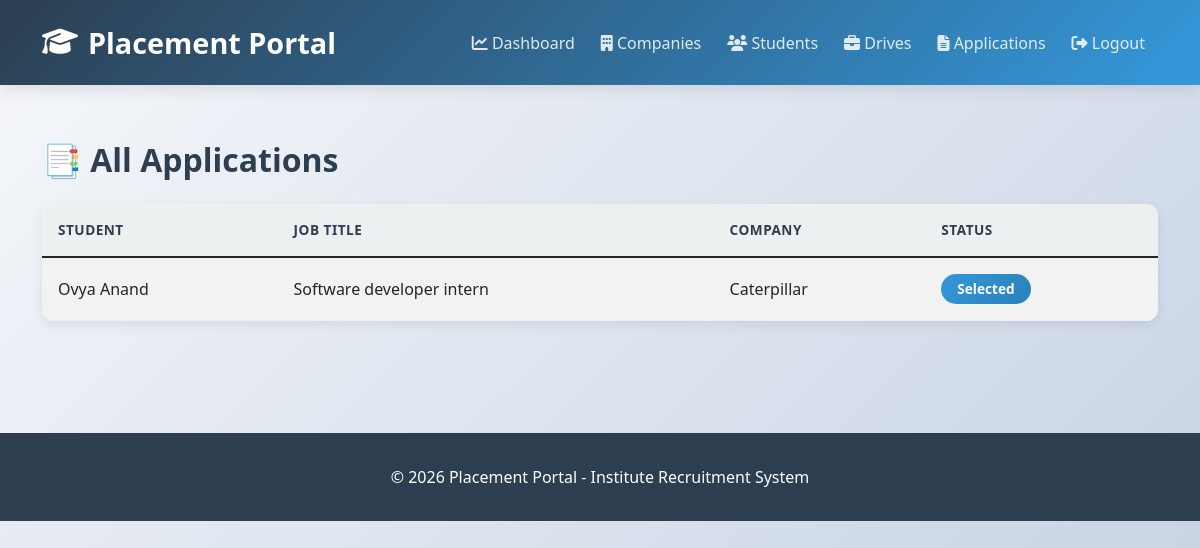
The page /admin/applications (signed in) on the database its author committed.
### app/models.py (models this page shows, shortened)
class Application(db.Model):
    __tablename__ = 'application'
    id = db.Column(db.Integer, primary_key=True)
    student_id = db.Column(db.Integer, db.ForeignKey('student.id'), nullable=False)
    drive_id = db.Column(db.Integer, db.ForeignKey('placement_drive.id'), nullable=False)
    application_status = db.Column(db.String(20), default='Applied')  # Applied, Shortlisted, Selected, Rejected
    application_date = db.Column(db.DateTime, default=datetime.utcnow)
    result_date = db.Column(db.DateTime)
    comments = db.Column(db.Text)

class Student(UserMixin, db.Model):
    __tablename__ = 'student'
    id = db.Column(db.Integer, primary_key=True)
    student_id = db.Column(db.String(20), unique=True, nullable=False)  # Roll number/ID
    name = db.Column(db.String(100), nullable=False)
    email = db.Column(db.String(100), unique=True, nullable=False)
    password_hash = db.Column(db.String(200), nullable=False)
    phone = db.Column(db.String(15))
    cgpa = db.Column(db.Float)
    branch = db.Column(db.String(50))
    year = db.Column(db.String(20))
    resume_filename = db.Column(db.String(200))
    resume_path = db.Column(db.String(300))
    status = db.Column(db.String(20), default='Active')  # Active, Inactive, Blacklisted
    blacklist_status = db.Column(db.Boolean, default=False)
    created_at = db.Column(db.DateTime, default=datetime.utcnow)
    user_type = 'student'  # Add this
    applications = db.relationship('Application', backref='student', lazy=True, cascade='all, delete-orphan')

class PlacementDrive(db.Model):
    __tablename__ = 'placement_drive'
    id = db.Column(db.Integer, primary_key=True)
    company_id = db.Column(db.Integer, db.ForeignKey('company.id'), nullable=False)
    job_title = db.Column(db.String(100), nullable=False)
    job_description = db.Column(db.Text, nullable=False)
    eligibility_criteria = db.Column(db.Text)
    salary = db.Column(db.String(50))
    location = db.Column(db.String(100))
    job_type = db.Column(db.String(50))  # Full-time, Internship, etc.
    application_deadline = db.Column(db.Date, nullable=False)
    status = db.Column(db.String(20), default='Pending')  # Pending, Approved, Closed, Rejected
    total_positions = db.Column(db.Integer, default=1)
    created_at = db.Column(db.DateTime, default=datetime.utcnow)
    approved_at = db.Column(db.DateTime)
    applications = db.relationship('Application', backref='drive', lazy=True, cascade='all, delete-orphan')

class Company(UserMixin, db.Model):
    __tablename__ = 'company'
    id = db.Column(db.Integer, primary_key=True)
    company_name = db.Column(db.String(100), nullable=False)
    email = db.Column(db.String(100), unique=True, nullable=False)
    password_hash = db.Column(db.String(200), nullable=False)
    hr_contact = db.Column(db.String(50), nullable=False)
    hr_phone = db.Column(db.String(15))
    website = db.Column(db.String(100))
    company_description = db.Column(db.Text)
    approval_status = db.Column(db.String(20), default='Pending')  # Pending, Approved, Rejected
    blacklist_status = db.Column(db.Boolean, default=False)
    created_at = db.Column(db.DateTime, default=datetime.utcnow)
    approved_at = db.Column(db.DateTime)
    user_type = 'company'  # Add this
    placement_drives = db.relationship('PlacementDrive', backref='company', lazy=True, cascade='all, delete-orphan')

### app/routes/admin.py (the view)
@bp.route('/applications')
@login_required
@admin_required
def view_applications():
    page = request.args.get('page', 1, type=int)
    applications = Application.query.paginate(page=page, per_page=10)
    return render_template('admin/applications.html', applications=applications)

### app/__init__.py (called while the page is built, shortened)
@login_manager.user_loader
def load_user(user_id):
    from .models import Admin, Company, Student
    try:
        user_id_int = int(user_id)
    except (ValueError, TypeError):
        return None
    user = Admin.query.get(user_id_int)
    if user:
        return user

### app/routes/admin.py (called while the page is built)
def admin_required(f):
    from functools import wraps
    @wraps(f)
    def decorated_function(*args, **kwargs):
        if not current_user.is_authenticated or not hasattr(current_user, 'user_type') or current_user.user_type != 'admin':
            flash('Admin access required!', 'danger')
            return redirect(url_for('auth.login'))
        return f(*args, **kwargs)
    return decorated_function

### app/templates/admin/applications.html (shortened to what this page needs)
{% extends "layout.html" %}
{% block content %}
<h2 class="mb-4">📑 All Applications</h2>
<div class="card">
    <table class="table table-striped mb-0">
        <thead class="table-dark">
            <tr>
                <th>Student</th>
                <th>Job Title</th>
                <th>Company</th>
                <th>Status</th>
            </tr>
        </thead>
        <tbody>
            {% for app in applications.items %}
            <tr>
                <td>{{ app.student.name }}</td>
                <td>{{ app.drive.job_title }}</td>
                <td>{{ app.drive.company.company_name }}</td>
                <td><span class="badge bg-info">{{ app.application_status }}</span></td>
            </tr>
            {% endfor %}
        </tbody>
    </table>
</div>
{% endblock %}

### app/templates/layout.html (style rules this page uses)
:root { --primary-color: #2c3e50; --secondary-color: #3498db; --success-color: #27ae60; --danger-color: #e74c3c; --warning-color: #f39c12; --info-color: #16a085; --light-bg: #ecf0f1; --border-radius: 12px; }
* { margin: 0; padding: 0; box-sizing: border-box; }
body { background: linear-gradient(135deg, #f5f7fa 0%, #c3cfe2 100%); font-family: 'Segoe UI', Tahoma, Geneva, Verdana, sans-serif; min-height: 100vh; color: var(--primary-color); }
h2, h3, h4, h5 { color: var(--primary-color); font-weight: 700; margin-bottom: 1.5rem; }
.card { border: none; border-radius: var(--border-radius); box-shadow: 0 4px 12px rgba(0, 0, 0, 0.08); margin-bottom: 2rem; transition: all 0.3s ease; overflow: hidden; }
.table { margin-bottom: 0; }
.table thead th { background: var(--light-bg); color: var(--primary-color); font-weight: 600; border: none; padding: 1rem; text-transform: uppercase; font-size: 0.85rem; letter-spacing: 0.5px; }
.table tbody tr { transition: all 0.2s ease; border-bottom: 1px solid #ecf0f1; }
.table td { padding: 1rem; vertical-align: middle; }
.badge { padding: 0.5rem 1rem; border-radius: 20px; font-weight: 600; font-size: 0.85rem; text-transform: capitalize; }
.badge.bg-info { background: linear-gradient(135deg, #3498db, #2980b9) !important; }
.card { animation: fadeIn 0.3s ease-out; }

### rows shown on the page
Application: student.name "Ovya Anand", drive.job_title "Software developer intern", drive.company.company_name "Caterpillar", application_status "Selected"
